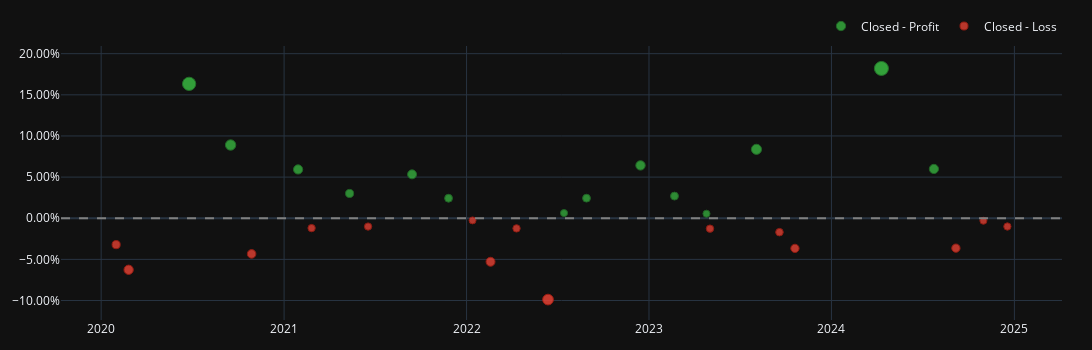

The code cell stored with this chart in its notebook:
### Code cell
fig = portfolio.plot_trade_pnl()
fig.update_layout(template='plotly_dark', width=1200)
fig.show()
